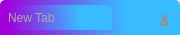
<?xml version="1.0" encoding="UTF-8"?>
<ui version="4.0">
 <class>TTTWidget</class>
 <widget class="QWidget" name="TTTWidget">
  <property name="geometry">
   <rect>
    <x>0</x>
    <y>0</y>
    <width>180</width>
    <height>35</height>
   </rect>
  </property>
  <property name="minimumSize">
   <size>
    <width>40</width>
    <height>35</height>
   </size>
  </property>
  <property name="maximumSize">
   <size>
    <width>180</width>
    <height>35</height>
   </size>
  </property>
  <property name="windowTitle">
   <string>Form</string>
  </property>
  <layout class="QHBoxLayout" name="horizontalLayout">
   <property name="spacing">
    <number>0</number>
   </property>
   <property name="leftMargin">
    <number>0</number>
   </property>
   <property name="topMargin">
    <number>0</number>
   </property>
   <property name="rightMargin">
    <number>0</number>
   </property>
   <property name="bottomMargin">
    <number>0</number>
   </property>
   <item>
    <widget class="QWidget" name="TTTWidget_2" native="true">
     <property name="minimumSize">
      <size>
       <width>40</width>
       <height>35</height>
      </size>
     </property>
     <property name="maximumSize">
      <size>
       <width>180</width>
       <height>35</height>
      </size>
     </property>
     <property name="styleSheet">
      <string notr="true">QWidget {
		background-color: qlineargradient(spread:pad, x1:0.0397727, y1:0.511, x2:0.705682, y2:0.495, stop:0 rgba(160, 0, 218, 255), stop:1 rgba(57, 188, 255, 255));
		color:rgb(170,170,170);
		border-top-left-radius:5px;
		border-top-right-radius:5px;
		padding:2px;
}</string>
     </property>
     <layout class="QHBoxLayout" name="horizontalLayout_2">
      <property name="spacing">
       <number>0</number>
      </property>
      <property name="leftMargin">
       <number>3</number>
      </property>
      <property name="topMargin">
       <number>0</number>
      </property>
      <property name="rightMargin">
       <number>3</number>
      </property>
      <property name="bottomMargin">
       <number>0</number>
      </property>
      <item>
       <widget class="QLabel" name="TTTLabel">
        <property name="minimumSize">
         <size>
          <width>10</width>
          <height>25</height>
         </size>
        </property>
        <property name="maximumSize">
         <size>
          <width>150</width>
          <height>25</height>
         </size>
        </property>
        <property name="autoFillBackground">
         <bool>false</bool>
        </property>
        <property name="styleSheet">
         <string notr="true">QLabel {

}
</string>
        </property>
        <property name="text">
         <string>New Tab</string>
        </property>
       </widget>
      </item>
      <item>
       <spacer name="horizontalSpacer">
        <property name="orientation">
         <enum>Qt::Horizontal</enum>
        </property>
        <property name="sizeType">
         <enum>QSizePolicy::Preferred</enum>
        </property>
        <property name="sizeHint" stdset="0">
         <size>
          <width>40</width>
          <height>20</height>
         </size>
        </property>
       </spacer>
      </item>
      <item>
       <widget class="QPushButton" name="TTTPushButton">
        <property name="minimumSize">
         <size>
          <width>25</width>
          <height>25</height>
         </size>
        </property>
        <property name="maximumSize">
         <size>
          <width>25</width>
          <height>25</height>
         </size>
        </property>
        <property name="font">
         <font>
          <pointsize>13</pointsize>
          <weight>75</weight>
          <italic>false</italic>
          <bold>true</bold>
          <underline>true</underline>
         </font>
        </property>
        <property name="styleSheet">
         <string notr="true">QPushButton {
		background-color:rgba(0,0,0,0);
		color:rgb(144,144,144);
}
QPushButton:hover {
		color:rgb(255,255,255);
}
QPushButton:pressed {
		padding-top:5px;
		padding-left:5px;
}</string>
        </property>
        <property name="text">
         <string>x</string>
        </property>
       </widget>
      </item>
     </layout>
    </widget>
   </item>
  </layout>
 </widget>
 <resources/>
 <connections/>
</ui>
